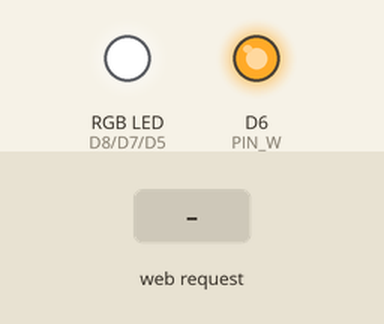
The sketch below on a simulated ESP8266 (Wemos D1 mini). Shown: an RGB LED mixed from three pins (HIGH = lit), output pins drawn as LEDs (lit = HIGH). The test bench sets the inputs (shaded band). WiFi joins after 1.5 s; servers stay silent unless stated; what the sketch prints to the serial monitor is not drawn.

Above: at 2.9 s.
3.0 s: HTTP request GET /api/diag?ch=R received
At 3.9 s:
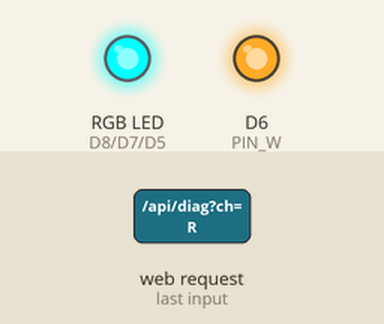
4.5 s: HTTP request GET /api/diag?ch=G received
At 5.1 s:
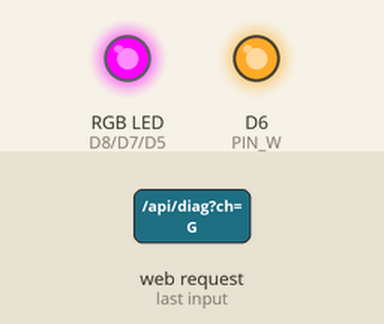
6.0 s: HTTP request GET /api/diag?ch=B received
At 7.2 s:
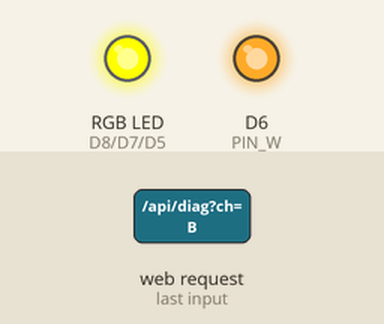
7.5 s: HTTP request GET /api/diag?ch=W received
At 8.6 s:
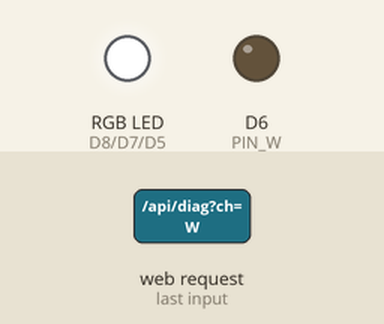
9.0 s: HTTP request GET /api/toggle received
At 9.7 s:
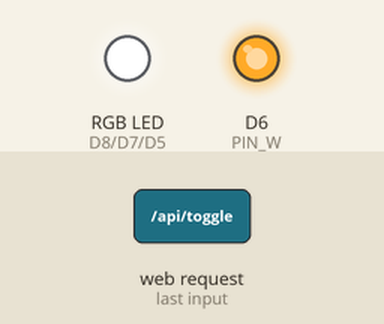
10.5 s: HTTP request GET /api/toggle?ch=R received
At 10.8 s:
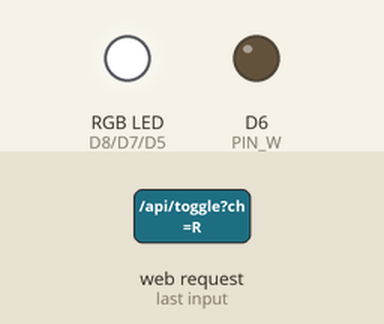
Timing chart, 0 to 13.0 s (numbered marks = the images above; inputs shaded):
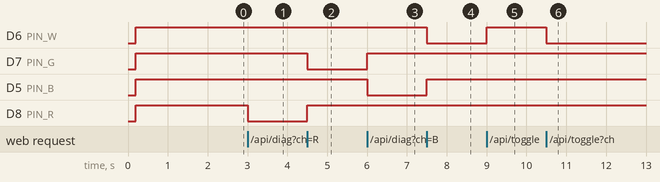

Measured:
- after the input at 3.0 s, D8 (PIN_R): HIGH → LOW at once
- after the input at 4.5 s, D7 (PIN_G): HIGH → LOW at once; D8 (PIN_R): LOW → HIGH at once
- after the input at 6.0 s, D7 (PIN_G): LOW → HIGH at once; D5 (PIN_B): HIGH → LOW at once
- after the input at 7.5 s, D6 (PIN_W): HIGH → LOW at once; D5 (PIN_B): LOW → HIGH at once
- after the input at 9.0 s, D6 (PIN_W): LOW → HIGH at once
- after the input at 10.5 s, D6 (PIN_W): HIGH → LOW at once

The sketch:

LED-strip.ino
```cpp
/*
  D1 Mini RGBW LED Strip Controller (ESP8266/Arduino)
*/

#include <FS.h>
#include <ArduinoJson.h>
#include <Arduino.h>
#include <ESP8266WiFi.h>
#include <ESP8266WebServer.h>
#include <ESP8266mDNS.h>

/***** USER CONFIG *****/
const char* WIFI_SSID = "HUAWEI-2.4G-zNP6";
const char* WIFI_PASSWORD = "";
const char* AP_SSID = "LED-Strip";
const char* AP_PASSWORD = "ledstrip123";
const char* HOSTNAME = "ledstrip";

const uint8_t PIN_R = D8;
const uint8_t PIN_G = D7;
const uint8_t PIN_B = D5;
const uint8_t PIN_W = D6;

const bool INVERT_R = true;
const bool INVERT_G = true;
const bool INVERT_B = true;
const bool INVERT_W = true;

const bool ENABLE_GAMMA = false;

/***** GLOBALS *****/
ESP8266WebServer server(80);
uint8_t chR = 0, chG = 0, chB = 0, chW = 0, master = 255;
uint8_t lastMaster = 255;
static uint16_t gammaTable[256];

static inline uint16_t toPWM(uint8_t v) {
  if (ENABLE_GAMMA) return gammaTable[v];
  return (uint16_t)map(v, 0, 255, 0, 1023);
}
static inline uint16_t applyInvert(uint16_t pwm, bool inv) {
  return inv ? (1023 - pwm) : pwm;
}

void applyPWM() {
  auto scale = [](uint8_t v, uint8_t m) {
    return (uint16_t)v * m / 255;
  };
  analogWrite(PIN_R, applyInvert(toPWM(scale(chR, master)), INVERT_R));
  analogWrite(PIN_G, applyInvert(toPWM(scale(chG, master)), INVERT_G));
  analogWrite(PIN_B, applyInvert(toPWM(scale(chB, master)), INVERT_B));
  analogWrite(PIN_W, applyInvert(toPWM(scale(chW, master)), INVERT_W));
}

String ipToStr(IPAddress ip) {
  return String(ip[0]) + "." + String(ip[1]) + "." + String(ip[2]) + "." + String(ip[3]);
}

/***** HTML UI *****/
const char INDEX_HTML[] PROGMEM = R"HTML(
<!doctype html>
<html lang="en">
<head>
<meta charset="utf-8">
<meta name="viewport" content="width=device-width, initial-scale=1"/>
<title>LED Strip Controller</title>
<style>
  :root{font-family:system-ui,-apple-system,Segoe UI,Roboto,Helvetica,Arial,sans-serif;}
  body{margin:0;padding:16px;background:#0b0b0f;color:#eaeaea;}
  .card{max-width:800px;margin:0 auto;background:#14151a;border:1px solid #262832;border-radius:16px;padding:20px;box-shadow:0 10px 30px rgba(0,0,0,.3);}
  h1{margin-top:0;font-size:1.6rem;}
  .row{display:grid;grid-template-columns:1fr;gap:16px;}
  @media(min-width:720px){.row{grid-template-columns:1fr 1fr;}}
  .group{background:#0f1015;border:1px solid #22242d;border-radius:12px;padding:16px;}
  label{display:block;font-size:.9rem;opacity:.9;margin-bottom:8px;}
  input[type=range]{width:100%;}
  .flex{display:flex;gap:12px;align-items:center;flex-wrap:wrap;}
  .btn{padding:10px 14px;border-radius:12px;background:#1f2230;color:#fff;border:1px solid #303348;cursor:pointer;}
  .btn:active{transform:translateY(1px);}
  .pill{background:#10121a;border:1px dashed #303348;border-radius:999px;padding:6px 12px;font-size:.85rem;}
  .swatch{width:36px;height:36px;border-radius:10px;border:1px solid #333;}
  .grid2{display:grid;grid-template-columns:120px 1fr;column-gap:12px;row-gap:12px;align-items:center;}
  .foot{margin-top:16px;font-size:.85rem;color:#aab;}
  a{color:#99c6ff;}
  .favorites{margin-top:16px;}
  .fav-grid{display:grid;grid-template-columns:repeat(auto-fill,minmax(140px,1fr));gap:10px;}
  .fav{position:relative;background:#1a1a22;border:1px solid #333;border-radius:12px;padding:8px;display:flex;flex-direction:column;gap:4px;cursor:pointer;}
  .fav-name{font-size:0.85rem;text-align:center;margin-bottom:4px;color:#ddd;}
  .fav-bar{height:12px;border-radius:6px;background:#333;overflow:hidden;}
  .fav-bar-fill{height:100%;}
  .fav-del{position:absolute;top:4px;right:4px;background:#c33;border:none;border-radius:50%;color:white;font-size:0.7rem;width:20px;height:20px;cursor:pointer;}
  #btnToggle{font-size:1.5rem;border:none;border-radius:12px;padding:12px;cursor:pointer;transition:all 0.2s;}
  #btnToggle.on{background:#fff;color:#000;}
  #btnToggle.off{background:#000;color:#fff;}
</style>
</head>
<body>
<div class="card">
<h1>LED Strip Controller</h1>
<div class="row">
  <div class="group">
    <label>Quick Color</label>
    <div class="flex">
      <input id="color" type="color" value="#000000" style="width:100%;height:40px;border:none;background:transparent;"/>
      <div id="swatch" class="swatch" title="Preview"></div>
    </div>
    <div class="grid2" style="margin-top:12px;">
      <label>Brightness</label>
      <input id="bright" type="range" min="0" max="255" value="255">
      <label>White (W)</label>
      <input id="w" type="range" min="0" max="255" value="0">
    </div>
    <div class="flex" style="margin-top:12px;">
      <button id="btnToggle" class="off">💡</button>
      <button class="btn" id="btnFav">Add to Favorites</button>
      <span class="pill" id="status">—</span>
    </div>
  </div>
  <div class="group">
    <label>Fine-tune RGB</label>
    <div class="grid2">
      <label>Red</label><input id="r" type="range" min="0" max="255" value="0">
      <label>Green</label><input id="g" type="range" min="0" max="255" value="0">
      <label>Blue</label><input id="b" type="range" min="0" max="255" value="0">
    </div>
    <div style="margin-top:12px;font-size:.9rem;opacity:.9;">
      <div>IP: <span id="ip">—</span></div>
      <div>mDNS: <code>http://ledstrip.local</code></div>
    </div>
  </div>
</div>
<div class="group favorites">
  <label>Favorites</label>
  <div id="favGrid" class="fav-grid"></div>
</div>
<div class="foot">Use the sliders or the color picker. Save favorites for quick recall. API: <code>/api/set?r=255&g=128&b=64&w=0&br=200</code></div>
</div>
<script>
(function(){
const qs=id=>document.getElementById(id);
const r=qs('r'),g=qs('g'),b=qs('b'),w=qs('w'),br=qs('bright');
const color=qs('color'),swatch=qs('swatch'),status=qs('status'),favGrid=qs('favGrid');
const btnToggle=qs('btnToggle');

function rgbToHex(r,g,b){return '#'+[r,g,b].map(v=>('0'+v.toString(16)).slice(-2)).join('');}
function hexToRgb(hex){if(hex.startsWith('#')) hex=hex.slice(1);const v=parseInt(hex,16);return {r:(v>>16)&255,g:(v>>8)&255,b:v&255};}
function updateSwatch(){swatch.style.background=rgbToHex(+r.value,+g.value,+b.value);}

let t;
function send(){clearTimeout(t);t=setTimeout(()=>{
fetch(`/api/set?r=${+r.value}&g=${+g.value}&b=${+b.value}&w=${+w.value}&br=${+br.value}`)
.then(x=>x.json()).then(j=>{status.textContent=j.ok?'OK':'ERR';});
updateSwatch();color.value=rgbToHex(+r.value,+g.value,+b.value);
},60);}

[r,g,b,w,br].forEach(el=>el.addEventListener('input',send));
color.addEventListener('input',()=>{const v=hexToRgb(color.value);r.value=v.r;g.value=v.g;b.value=v.b;send();});

function updateToggle(bright){btnToggle.className=bright>0?'on':'off';btnToggle.textContent='💡';}
btnToggle.addEventListener('click',async()=>{
  const r=await fetch('/api/toggle');const data=await r.json();updateToggle(data.br);
});

function makeBar(val,color){const o=document.createElement('div');o.className='fav-bar';const i=document.createElement('div');i.className='fav-bar-fill';i.style.width=(val/255*100)+'%';i.style.background=color;o.appendChild(i);return o;}
function loadFavs(){
const favs=JSON.parse(localStorage.getItem('ledFavs')||'[]');favGrid.innerHTML='';
favs.forEach((f,i)=>{
const div=document.createElement('div');div.className='fav';
const name=document.createElement('div');name.className='fav-name';name.textContent=f.name||('Fav '+(i+1));div.appendChild(name);
div.appendChild(makeBar(f.br,'#888'));
div.appendChild(makeBar(f.w,'#fff'));
div.appendChild(makeBar(f.r,'#f33'));
div.appendChild(makeBar(f.g,'#3f3'));
div.appendChild(makeBar(f.b,'#33f'));
const del=document.createElement('button');del.className='fav-del';del.textContent='×';
del.addEventListener('click',(ev)=>{ev.stopPropagation();if(confirm("Delete favorite '"+f.name+"'?")){favs.splice(i,1);localStorage.setItem('ledFavs',JSON.stringify(favs));loadFavs();}});
div.appendChild(del);
div.addEventListener('click',()=>{r.value=f.r;g.value=f.g;b.value=f.b;w.value=f.w;br.value=f.br;send();});
favGrid.appendChild(div);
});
}
qs('btnFav').addEventListener('click',()=>{const name=prompt("Name for this favorite:","New Favorite");if(!name)return;const favs=JSON.parse(localStorage.getItem('ledFavs')||'[]');favs.push({name,r:+r.value,g:+g.value,b:+b.value,w:+w.value,br:+br.value});localStorage.setItem('ledFavs',JSON.stringify(favs));loadFavs();});

fetch('/api/state').then(x=>x.json()).then(j=>{
r.value=j.r;g.value=j.g;b.value=j.b;w.value=j.w;br.value=j.br;color.value=rgbToHex(j.r,j.g,j.b);document.getElementById('ip').textContent=j.ip||'—';updateSwatch();updateToggle(j.br);
});

loadFavs();
})();
</script>
</body>
</html>
)HTML";

/***** HTTP HANDLERS *****/
void handleRoot() {
  server.send_P(200, "text/html; charset=utf-8", INDEX_HTML);
}
void handleState() {
  String ipStr = (WiFi.getMode() == WIFI_STA && WiFi.status() == WL_CONNECTED) ? ipToStr(WiFi.localIP()) : (WiFi.getMode() == WIFI_AP ? ipToStr(WiFi.softAPIP()) : "");
  String json = "{\"r\":" + String(chR) + ",\"g\":" + String(chG) + ",\"b\":" + String(chB) + ",\"w\":" + String(chW) + ",\"br\":" + String(master) + ",\"ip\":\"" + ipStr + "\"}";
  server.send(200, "application/json", json);
}
uint8_t getArg8(const String& name, uint8_t defVal) {
  if (!server.hasArg(name)) return defVal;
  int v = server.arg(name).toInt();
  return (v < 0 ? 0 : (v > 255 ? 255 : v));
}
void handleSet() {
  chR = getArg8("r", chR);
  chG = getArg8("g", chG);
  chB = getArg8("b", chB);
  chW = getArg8("w", chW);
  master = getArg8("br", master);
  applyPWM();
  server.send(200, "application/json", "{\"ok\":true}");
}
void handleToggle() {
  master = (master > 0) ? 0 : 255;
  applyPWM();
  server.send(200, "application/json", "{\"ok\":true,\"br\":" + String(master) + "}");
}
void handleDiag() {
  String ch = server.hasArg("ch") ? server.arg("ch") : "";
  ch.toUpperCase();
  chR = (ch == "R") ? 255 : 0;
  chG = (ch == "G") ? 255 : 0;
  chB = (ch == "B") ? 255 : 0;
  chW = (ch == "W") ? 255 : 0;
  master = 255;
  applyPWM();
  server.send(200, "application/json", "{\"ok\":true}");
}
void handleNotFound() {
  server.send(404, "text/plain", "Not found: " + server.uri());
}

/***** WIFI *****/
void startAP() {
  WiFi.mode(WIFI_AP);
  WiFi.softAP(AP_SSID, AP_PASSWORD);
  delay(200);
  Serial.print("AP mode. SSID: ");
  Serial.print(AP_SSID);
  Serial.print(" IP: ");
  Serial.println(WiFi.softAPIP());
}
bool connectWiFiSTA(unsigned long timeoutMs = 15000) {
  WiFi.mode(WIFI_STA);
  WiFi.hostname(HOSTNAME);
  WiFi.begin(WIFI_SSID, WIFI_PASSWORD);
  Serial.print("Connecting to WiFi: ");
  Serial.println(WIFI_SSID);
  unsigned long start = millis();
  while (WiFi.status() != WL_CONNECTED && millis() - start < timeoutMs) {
    delay(250);
    Serial.print('.');
  }
  Serial.println();
  if (WiFi.status() == WL_CONNECTED) {
    Serial.print("Connected. IP: ");
    Serial.println(WiFi.localIP());
    return true;
  }
  Serial.println("WiFi connect timeout.");
  return false;
}

/***** SETUP/LOOP *****/
void setup() {
  Serial.begin(115200);
  delay(200);
  Serial.println("\nBooting LED Strip Controller...");
  analogWriteRange(1023);
  analogWriteFreq(1000);
  pinMode(PIN_R, OUTPUT);
  pinMode(PIN_G, OUTPUT);
  pinMode(PIN_B, OUTPUT);
  pinMode(PIN_W, OUTPUT);
  digitalWrite(PIN_R, HIGH);
  digitalWrite(PIN_G, HIGH);
  digitalWrite(PIN_B, HIGH);
  digitalWrite(PIN_W, HIGH);
  if (ENABLE_GAMMA) {
    for (int i = 0; i < 256; i++) {
      float x = i / 255.0f;
      gammaTable[i] = (uint16_t)roundf(powf(x, 2.2f) * 1023.0f);
    }
  }
  if (!connectWiFiSTA()) { startAP(); }
  if (MDNS.begin(HOSTNAME)) {
    Serial.println("mDNS responder started.");
  } else {
    Serial.println("mDNS failed.");
  }
  server.on("/", HTTP_GET, handleRoot);
  server.on("/api/state", HTTP_GET, handleState);
  server.on("/api/set", HTTP_ANY, handleSet);
  server.on("/api/toggle", HTTP_ANY, handleToggle);
  server.on("/api/diag", HTTP_ANY, handleDiag);
  server.onNotFound(handleNotFound);
  server.begin();
  Serial.println("HTTP server started on port 80");
  applyPWM();
}

void loop() {
  server.handleClient();
  MDNS.update();
}
```
